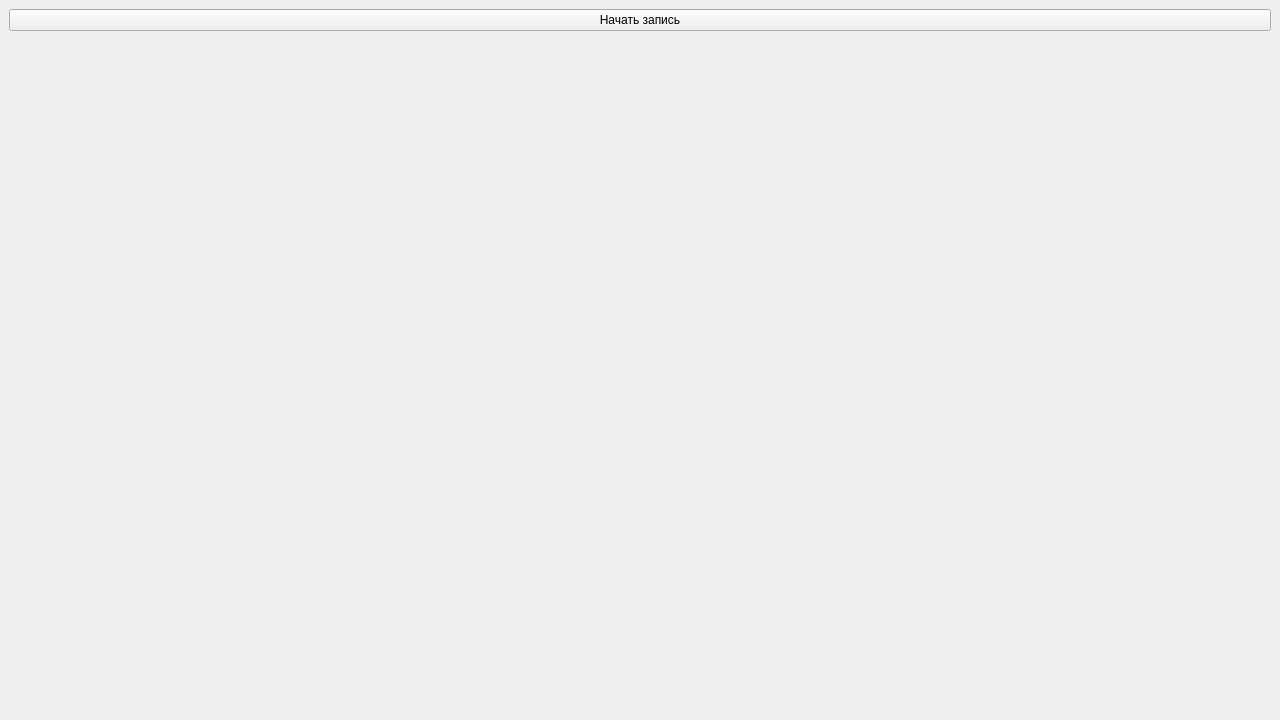
<?xml version="1.0" encoding="UTF-8"?>
<ui version="4.0">
 <class>MainWindow</class>
 <widget class="QMainWindow" name="MainWindow">
  <property name="geometry">
   <rect>
    <x>0</x>
    <y>0</y>
    <width>1280</width>
    <height>720</height>
   </rect>
  </property>
  <property name="windowTitle">
   <string>MainWindow</string>
  </property>
  <widget class="QWidget" name="centralwidget">
   <layout class="QVBoxLayout" name="verticalLayout">
    <item>
     <widget class="QPushButton" name="pushButton">
      <property name="text">
       <string>Начать запись</string>
      </property>
     </widget>
    </item>
    <item>
     <widget class="QLabel" name="opencvFrame">
      <property name="minimumSize">
       <size>
        <width>640</width>
        <height>480</height>
       </size>
      </property>
      <property name="text">
       <string/>
      </property>
     </widget>
    </item>
   </layout>
  </widget>
 </widget>
 <resources/>
 <connections/>
</ui>
